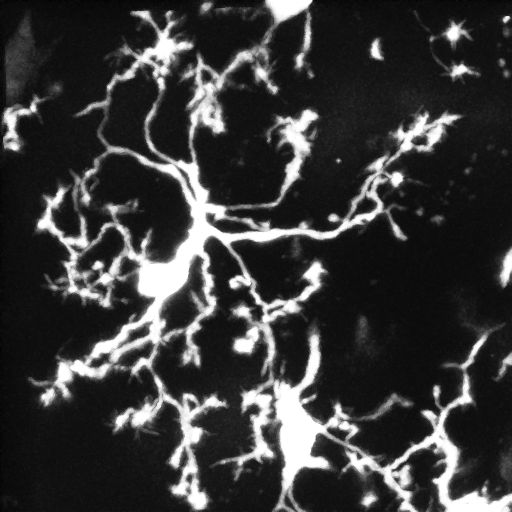
%> input picture cell.tif, 512 x 512 px
$ octave cycle6_week6.m   (GNU Octave 9; MATLAB toolbox functions it lacks are replaced by stand-ins)
%> lines starting %> are read from the running program, lines starting %| are printed output that depends on the picture
% This week we review the last 5 weeks.

% Week 1 Review:

% In week 1, we introduced many ideas: variables, assignment, evaluation. As
% well as the different parts of the matlab interface: the editor, the command
% line, the workspace, and the command history.

% In the command window below, we can directly type commands and evaluate
% them. Recall typing

1+1

% Matlab automatically assigns the result to a default variable name called
% ans, which appears in the workspace to the right.

% We normally create variable by assignment using the = operator
% Recall expressions like:

a = 'hello'
f = log10(100)
g =2^10 - 1

% Notice a couple of things:
% i. The results of the assignment are displayed in the command window. Why?
% ii. Variable a is a string. Variables can have different types. What
% others have we seen besides numerical and string?

% We introduced matrices. Matrices are the most important variable type in
% matlab and used to represent most data. Although they can have lots of
% dimensions, it is convenient to think:

% 1d matrix -> time course of a signal
% 2d matrix -> an image
% 3d matrix -> a volume, i.e. stack of images


% 1. The shorthand for generating a matrix consisting of an ordered list of
% integers with a start, an end and a given increment (or decrement) is
% used a lot in matlab. Write a command to store the sequence  1 3 5 7 9
% and store the result in variable a.


% Week 2 Review:

% In week 2, we expanded on ways to create matrices. Recall that we can type
% them in directly. For example:

a=[1 2 3; 4 5 6 ; 7 8 9]

% makes a 2d matrix with 3 rows and 3 columns.

% Also recall that matlab has many built in functions for creating
% matrices.

% For example:

a=zeros(3,4)
b=ones(4,3)

% These commands create 3x4 and 4x3 matrices filled with zeros and filled
% with ones.


% 2. Write a command to create a 1x10 matrix filled with normally
% distributed random numbers. Assign the result to b.
% Hint: recall randn command.


% We introduced many built-in matlab functions which report different
% properties of the matrix.

% numel gives the total number of elements of the matrix
% size gives the number of rows and columns
% mean gives the mean value of the numbers stored in the matrix
% std gives the standard deviation of the numbers stored in the matrix
% sum adds the numbers in the matrix
% min finds the smallest value
% max finds the largest value


% 3. Write commands and evaluate to calculate each of the above quantities for
% your random matrix, b.

% Bonus: Use two output arguments for the max and min commands to find both
% the largest and smallest values and their corresponding positions in the
% matrix (index).


% Week 3 Review:


% 4. Week 3 was about indexing. Indexing allows us to specify which part of
% the matrix we want to isolate by referring to those elements in
% parentheses after the variable name. For example, to see the value in
% the first row and first column of b, we would evaluate:

b=randn(4,4);

b(1,1)

% Write a command to add the elements of b which are on the diagonal of the
% matrix.
% Hint: The diagonal refers to the elements for which the row and
% column number are equal. b(1,1) is the first element on the diagonal of
% b.


% 5. The shorthand we discussed for ordered lists is often applied to
% indexing. Using the start:finish shorthand, isolate the first 3 rows and
% first 3 columns of your matrix b. Assign the result to a new variable
% called c.


% 6. Overwrite variable c. This time store the last 3 rows and columns of
% b.

% Bonus: Is it necessary to make use of the number 4 in the command?


% 7. We also introduced logical indexing. This indexing method allows us
% to isolate the elements of a matrix which satisfy a certain condition.
% An intensity threshold applied to an image is an example. It gives you
% all the pixels which are above the threshold.

% Let's try exactly this application.

% Use imread to read in the data in the file cell.tiff, assign the result
% to a variable named dat.

dat=imread('cell.tif');
%> dat is the input picture: size 512x512 uint8; min 5, max 255, mean 57.4

% Evaluate the following command to see the image:

figure;imagesc(dat)
%> after `imagesc(dat)`:
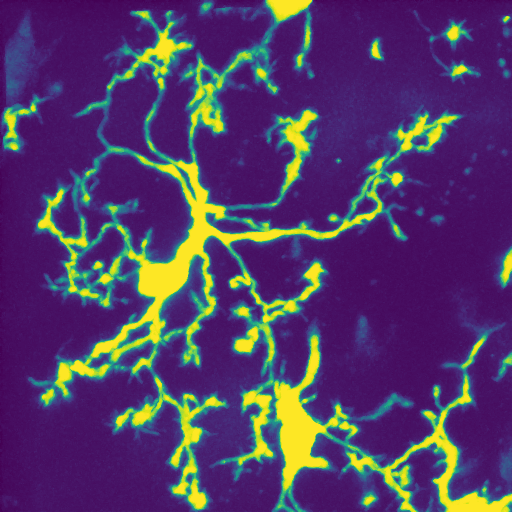
%> displayed picture: size 512x512x3, on the screen's scale of 0 to 255; mean R, G, B 83.2, 60.1, 103.4

% Logically index dat to find those pixels which are greater than 200.
% Assign the rsult to a variable called th.

% Use the following command to see your thresholded image:

figure;imshow(th)
%> (this line was passed over: th is not available in this run)


% Week 4 Review:

% In week 4 we spent some time on strings in the context of filenames.

% For example, if we store the string 'cell1.tiff' in a variable called
% the_filename we can refer to this and read in the data in the file to a
% variable called c1.

the_filename='cell1.tif';
c1=imread(the_filename);
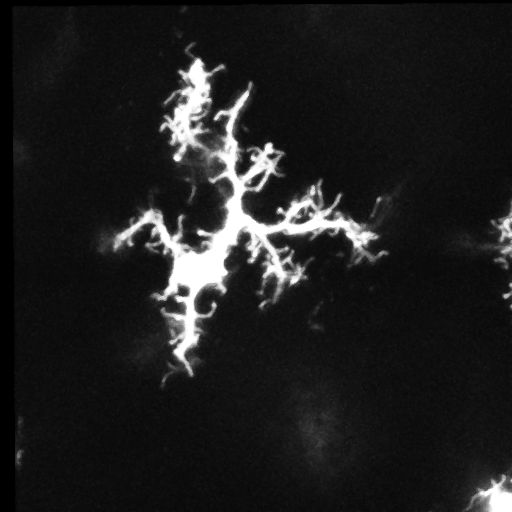
%> input picture cell1.tif, 512 x 512 px
%> c1 is the input picture: size 512x512 uint8; min 0, max 255, mean 30.6

% Use this command to see the result.

figure;imagesc(c1)
%> after `imagesc(c1)`:
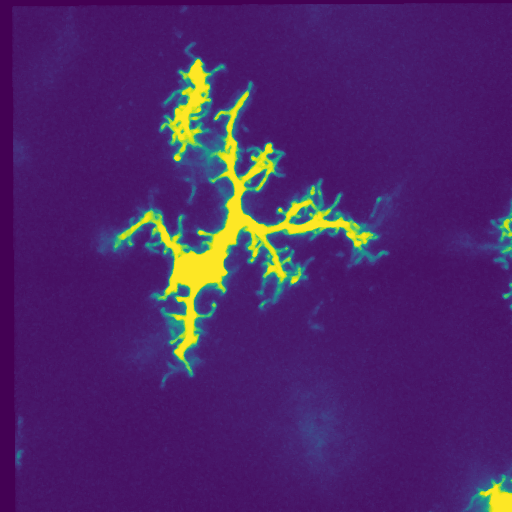
%> displayed picture: size 512x512x3, on the screen's scale of 0 to 255; mean R, G, B 76.6, 38.2, 105.1

% Often we have filenames which are simply numbered. For example, the
% cell1.tif, cell2.tiff and cell3.tif. We can generate them in matlab by
% concatenating the parts of the filename.

% Concatenation uses square brackets [ ].

myfile=['cell' num2str(1) '.tif']

% Recall the num2str function which converts the number 1 to the
% string '1' for us.

% This lends itself to the automatic generation of filenames using loops
% which can be a quick way to read in your data.


% 8. Write a loop to automatically generate the filenames of cell1.tif
% through cell3.tif.

% Bonus: read each image in and store in 1 plane of a 3D matrix, where
% the dimensions represent x y pixels and cell number. Call your matrix
% cells and initalize it to all elements equal to zero when you create it.


% Week 5 Review:


% 9. In week 5, we used imagesc to display an image in a figure window.
% Add commands to your loop to display the image as it is read in. Title
% each figure with the filename.

% Bonus: look up the doc page for the subplot command. How might this be
% applied?
